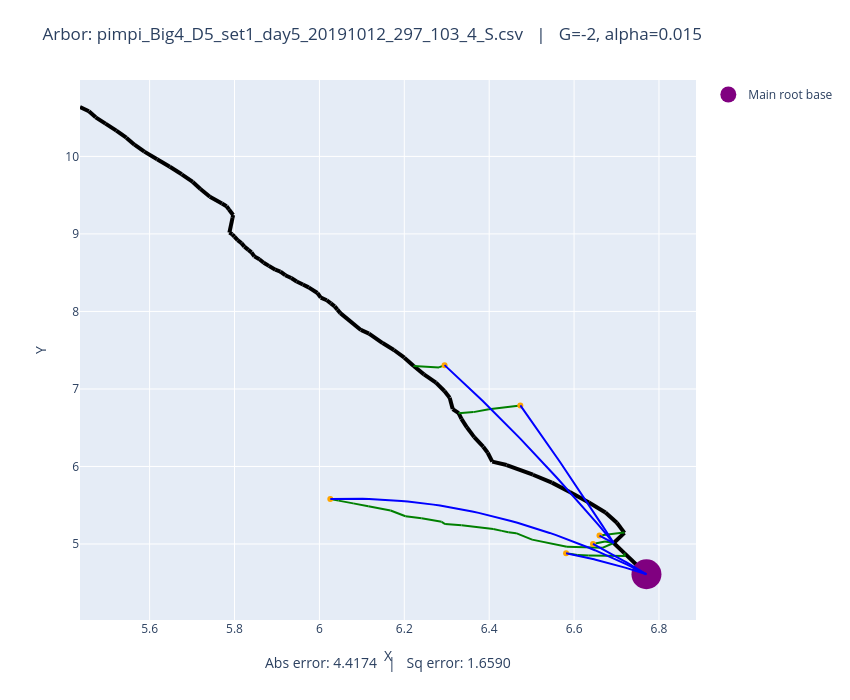

Source (notebook cell):
### Code cell
# Plot both observed and optimized
plot_arbors(fname, -2, 0.015)

### Figure 1 — Plotly figure (JSON) as saved in the notebook; plotly's stock layout.template omitted (floating-point values rounded to 4 significant figures)
{"data": [{"line": {"color": "black", "width": 4}, "mode": "lines", "showlegend": false, "type": "scatter", "x": [6.77, 6.718], "y": [4.61, 4.882]}, {"line": {"color": "black", "width": 4}, "mode": "lines", "showlegend": false, "type": "scatter", "x": [6.718, 6.693], "y": [4.882, 5.013]}, {"line": {"color": "black", "width": 4}, "mode": "lines", "showlegend": false, "type": "scatter", "x": [6.693, 6.719], "y": [5.013, 5.144]}, {"line": {"color": "black", "width": 4}, "mode": "lines", "showlegend": false, "type": "scatter", "x": [6.719, 6.701], "y": [5.144, 5.274]}, {"line": {"color": "black", "width": 4}, "mode": "lines", "showlegend": false, "type": "scatter", "x": [6.701, 6.674], "y": [5.274, 5.406]}, {"line": {"color": "black", "width": 4}, "mode": "lines", "showlegend": false, "type": "scatter", "x": [6.674, 6.635], "y": [5.406, 5.536]}, {"line": {"color": "black", "width": 4}, "mode": "lines", "showlegend": false, "type": "scatter", "x": [6.635, 6.59], "y": [5.536, 5.672]}, {"line": {"color": "black", "width": 4}, "mode": "lines", "showlegend": false, "type": "scatter", "x": [6.59, 6.548], "y": [5.672, 5.792]}, {"line": {"color": "black", "width": 4}, "mode": "lines", "showlegend": false, "type": "scatter", "x": [6.548, 6.503], "y": [5.792, 5.894]}, {"line": {"color": "black", "width": 4}, "mode": "lines", "showlegend": false, "type": "scatter", "x": [6.503, 6.441], "y": [5.894, 6.019]}, {"line": {"color": "black", "width": 4}, "mode": "lines", "showlegend": false, "type": "scatter", "x": [6.441, 6.407], "y": [6.019, 6.063]}, {"line": {"color": "black", "width": 4}, "mode": "lines", "showlegend": false, "type": "scatter", "x": [6.407, 6.396], "y": [6.063, 6.177]}, {"line": {"color": "black", "width": 4}, "mode": "lines", "showlegend": false, "type": "scatter", "x": [6.396, 6.386], "y": [6.177, 6.255]}, {"line": {"color": "black", "width": 4}, "mode": "lines", "showlegend": false, "type": "scatter", "x": [6.386, 6.365], "y": [6.255, 6.379]}, {"line": {"color": "black", "width": 4}, "mode": "lines", "showlegend": false, "type": "scatter", "x": [6.365, 6.347], "y": [6.379, 6.505]}, {"line": {"color": "black", "width": 4}, "mode": "lines", "showlegend": false, "type": "scatter", "x": [6.347, 6.335], "y": [6.505, 6.615]}, {"line": {"color": "black", "width": 4}, "mode": "lines", "showlegend": false, "type": "scatter", "x": [6.335, 6.328], "y": [6.615, 6.688]}, {"line": {"color": "black", "width": 4}, "mode": "lines", "showlegend": false, "type": "scatter", "x": [6.328, 6.314], "y": [6.688, 6.741]}, {"line": {"color": "black", "width": 4}, "mode": "lines", "showlegend": false, "type": "scatter", "x": [6.314, 6.307], "y": [6.741, 6.888]}, {"line": {"color": "black", "width": 4}, "mode": "lines", "showlegend": false, "type": "scatter", "x": [6.307, 6.294], "y": [6.888, 6.973]}, {"line": {"color": "black", "width": 4}, "mode": "lines", "showlegend": false, "type": "scatter", "x": [6.294, 6.275], "y": [6.973, 7.082]}, {"line": {"color": "black", "width": 4}, "mode": "lines", "showlegend": false, "type": "scatter", "x": [6.275, 6.246], "y": [7.082, 7.188]}, {"line": {"color": "black", "width": 4}, "mode": "lines", "showlegend": false, "type": "scatter", "x": [6.246, 6.222], "y": [7.188, 7.296]}, {"line": {"color": "black", "width": 4}, "mode": "lines", "showlegend": false, "type": "scatter", "x": [6.222, 6.2], "y": [7.296, 7.404]}, {"line": {"color": "black", "width": 4}, "mode": "lines", "showlegend": false, "type": "scatter", "x": [6.2, 6.176], "y": [7.404, 7.502]}, {"line": {"color": "black", "width": 4}, "mode": "lines", "showlegend": false, "type": "scatter", "x": [6.176, 6.149], "y": [7.502, 7.592]}, {"line": {"color": "black", "width": 4}, "mode": "lines", "showlegend": false, "type": "scatter", "x": [6.149, 6.117], "y": [7.592, 7.715]}, {"line": {"color": "black", "width": 4}, "mode": "lines", "showlegend": false, "type": "scatter", "x": [6.117, 6.098], "y": [7.715, 7.761]}, {"line": {"color": "black", "width": 4}, "mode": "lines", "showlegend": false, "type": "scatter", "x": [6.098, 6.049], "y": [7.761, 7.978]}, {"line": {"color": "black", "width": 4}, "mode": "lines", "showlegend": false, "type": "scatter", "x": [6.049, 6.042], "y": [7.978, 8.023]}, {"line": {"color": "black", "width": 4}, "mode": "lines", "showlegend": false, "type": "scatter", "x": [6.042, 6.036], "y": [8.023, 8.065]}, {"line": {"color": "black", "width": 4}, "mode": "lines", "showlegend": false, "type": "scatter", "x": [6.036, 6.027], "y": [8.065, 8.104]}, {"line": {"color": "black", "width": 4}, "mode": "lines", "showlegend": false, "type": "scatter", "x": [6.027, 6.017], "y": [8.104, 8.145]}, {"line": {"color": "black", "width": 4}, "mode": "lines", "showlegend": false, "type": "scatter", "x": [6.017, 6.003], "y": [8.145, 8.179]}, {"line": {"color": "black", "width": 4}, "mode": "lines", "showlegend": false, "type": "scatter", "x": [6.003, 5.995], "y": [8.179, 8.238]}, {"line": {"color": "black", "width": 4}, "mode": "lines", "showlegend": false, "type": "scatter", "x": [5.995, 5.975], "y": [8.238, 8.31]}, {"line": {"color": "black", "width": 4}, "mode": "lines", "showlegend": false, "type": "scatter", "x": [5.975, 5.961], "y": [8.31, 8.347]}, {"line": {"color": "black", "width": 4}, "mode": "lines", "showlegend": false, "type": "scatter", "x": [5.961, 5.946], "y": [8.347, 8.387]}, {"line": {"color": "black", "width": 4}, "mode": "lines", "showlegend": false, "type": "scatter", "x": [5.946, 5.934], "y": [8.387, 8.431]}, {"line": {"color": "black", "width": 4}, "mode": "lines", "showlegend": false, "type": "scatter", "x": [5.934, 5.92], "y": [8.431, 8.467]}, {"line": {"color": "black", "width": 4}, "mode": "lines", "showlegend": false, "type": "scatter", "x": [5.92, 5.908], "y": [8.467, 8.515]}, {"line": {"color": "black", "width": 4}, "mode": "lines", "showlegend": false, "type": "scatter", "x": [5.908, 5.896], "y": [8.515, 8.538]}, {"line": {"color": "black", "width": 4}, "mode": "lines", "showlegend": false, "type": "scatter", "x": [5.896, 5.881], "y": [8.538, 8.588]}, {"line": {"color": "black", "width": 4}, "mode": "lines", "showlegend": false, "type": "scatter", "x": [5.881, 5.869], "y": [8.588, 8.629]}, {"line": {"color": "black", "width": 4}, "mode": "lines", "showlegend": false, "type": "scatter", "x": [5.869, 5.859], "y": [8.629, 8.673]}, {"line": {"color": "black", "width": 4}, "mode": "lines", "showlegend": false, "type": "scatter", "x": [5.859, 5.847], "y": [8.673, 8.711]}, {"line": {"color": "black", "width": 4}, "mode": "lines", "showlegend": false, "type": "scatter", "x": [5.847, 5.84], "y": [8.711, 8.762]}, {"line": {"color": "black", "width": 4}, "mode": "lines", "showlegend": false, "type": "scatter", "x": [5.84, 5.833], "y": [8.762, 8.795]}, {"line": {"color": "black", "width": 4}, "mode": "lines", "showlegend": false, "type": "scatter", "x": [5.833, 5.823], "y": [8.795, 8.836]}, {"line": {"color": "black", "width": 4}, "mode": "lines", "showlegend": false, "type": "scatter", "x": [5.823, 5.816], "y": [8.836, 8.881]}, {"line": {"color": "black", "width": 4}, "mode": "lines", "showlegend": false, "type": "scatter", "x": [5.816, 5.807], "y": [8.881, 8.919]}, {"line": {"color": "black", "width": 4}, "mode": "lines", "showlegend": false, "type": "scatter", "x": [5.807, 5.8], "y": [8.919, 8.964]}, {"line": {"color": "black", "width": 4}, "mode": "lines", "showlegend": false, "type": "scatter", "x": [5.8, 5.795], "y": [8.964, 8.995]}, {"line": {"color": "black", "width": 4}, "mode": "lines", "showlegend": false, "type": "scatter", "x": [5.795, 5.788], "y": [8.995, 9.017]}, {"line": {"color": "black", "width": 4}, "mode": "lines", "showlegend": false, "type": "scatter", "x": [5.788, 5.795], "y": [9.017, 9.208]}, {"line": {"color": "black", "width": 4}, "mode": "lines", "showlegend": false, "type": "scatter", "x": [5.795, 5.797], "y": [9.208, 9.244]}, {"line": {"color": "black", "width": 4}, "mode": "lines", "showlegend": false, "type": "scatter", "x": [5.797, 5.787], "y": [9.244, 9.315]}, {"line": {"color": "black", "width": 4}, "mode": "lines", "showlegend": false, "type": "scatter", "x": [5.787, 5.781], "y": [9.315, 9.357]}, {"line": {"color": "black", "width": 4}, "mode": "lines", "showlegend": false, "type": "scatter", "x": [5.781, 5.77], "y": [9.357, 9.392]}, {"line": {"color": "black", "width": 4}, "mode": "lines", "showlegend": false, "type": "scatter", "x": [5.77, 5.742], "y": [9.392, 9.479]}, {"line": {"color": "black", "width": 4}, "mode": "lines", "showlegend": false, "type": "scatter", "x": [5.742, 5.72], "y": [9.479, 9.58]}, {"line": {"color": "black", "width": 4}, "mode": "lines", "showlegend": false, "type": "scatter", "x": [5.72, 5.702], "y": [9.58, 9.671]}, {"line": {"color": "black", "width": 4}, "mode": "lines", "showlegend": false, "type": "scatter", "x": [5.702, 5.676], "y": [9.671, 9.77]}, {"line": {"color": "black", "width": 4}, "mode": "lines", "showlegend": false, "type": "scatter", "x": [5.676, 5.648], "y": [9.77, 9.867]}, {"line": {"color": "black", "width": 4}, "mode": "lines", "showlegend": false, "type": "scatter", "x": [5.648, 5.618], "y": [9.867, 9.965]}, {"line": {"color": "black", "width": 4}, "mode": "lines", "showlegend": false, "type": "scatter", "x": [5.618, 5.588], "y": [9.965, 10.06]}, {"line": {"color": "black", "width": 4}, "mode": "lines", "showlegend": false, "type": "scatter", "x": [5.588, 5.564], "y": [10.06, 10.15]}, {"line": {"color": "black", "width": 4}, "mode": "lines", "showlegend": false, "type": "scatter", "x": [5.564, 5.545], "y": [10.15, 10.24]}, {"line": {"color": "black", "width": 4}, "mode": "lines", "showlegend": false, "type": "scatter", "x": [5.545, 5.522], "y": [10.24, 10.33]}, {"line": {"color": "black", "width": 4}, "mode": "lines", "showlegend": false, "type": "scatter", "x": [5.522, 5.496], "y": [10.33, 10.42]}, {"line": {"color": "black", "width": 4}, "mode": "lines", "showlegend": false, "type": "scatter", "x": [5.496, 5.473], "y": [10.42, 10.5]}, {"line": {"color": "black", "width": 4}, "mode": "lines", "showlegend": false, "type": "scatter", "x": [5.473, 5.457], "y": [10.5, 10.58]}, {"line": {"color": "black", "width": 4}, "mode": "lines", "showlegend": false, "type": "scatter", "x": [5.457, 5.436], "y": [10.58, 10.64]}, {"line": {"color": "green", "width": 2}, "mode": "lines", "showlegend": false, "type": "scatter", "x": [6.66, 6.717], "y": [5.109, 5.147]}, {"line": {"color": "green", "width": 2}, "mode": "lines", "showlegend": false, "type": "scatter", "x": [6.717, 6.719], "y": [5.147, 5.144]}, {"line": {"color": "green", "width": 2}, "mode": "lines", "showlegend": false, "type": "scatter", "x": [6.645, 6.673], "y": [5.001, 5.034]}, {"line": {"color": "green", "width": 2}, "mode": "lines", "showlegend": false, "type": "scatter", "x": [6.673, 6.693], "y": [5.034, 5.013]}, {"line": {"color": "green", "width": 2}, "mode": "lines", "showlegend": false, "type": "scatter", "x": [6.026, 6.045], "y": [5.581, 5.559]}, {"line": {"color": "green", "width": 2}, "mode": "lines", "showlegend": false, "type": "scatter", "x": [6.045, 6.08], "y": [5.559, 5.524]}, {"line": {"color": "green", "width": 2}, "mode": "lines", "showlegend": false, "type": "scatter", "x": [6.08, 6.115], "y": [5.524, 5.486]}, {"line": {"color": "green", "width": 2}, "mode": "lines", "showlegend": false, "type": "scatter", "x": [6.115, 6.168], "y": [5.486, 5.433]}, {"line": {"color": "green", "width": 2}, "mode": "lines", "showlegend": false, "type": "scatter", "x": [6.168, 6.203], "y": [5.433, 5.358]}, {"line": {"color": "green", "width": 2}, "mode": "lines", "showlegend": false, "type": "scatter", "x": [6.203, 6.241], "y": [5.358, 5.332]}, {"line": {"color": "green", "width": 2}, "mode": "lines", "showlegend": false, "type": "scatter", "x": [6.241, 6.288], "y": [5.332, 5.286]}, {"line": {"color": "green", "width": 2}, "mode": "lines", "showlegend": false, "type": "scatter", "x": [6.288, 6.296], "y": [5.286, 5.257]}, {"line": {"color": "green", "width": 2}, "mode": "lines", "showlegend": false, "type": "scatter", "x": [6.296, 6.335], "y": [5.257, 5.241]}, {"line": {"color": "green", "width": 2}, "mode": "lines", "showlegend": false, "type": "scatter", "x": [6.335, 6.41], "y": [5.241, 5.194]}, {"line": {"color": "green", "width": 2}, "mode": "lines", "showlegend": false, "type": "scatter", "x": [6.41, 6.43], "y": [5.194, 5.169]}, {"line": {"color": "green", "width": 2}, "mode": "lines", "showlegend": false, "type": "scatter", "x": [6.43, 6.445], "y": [5.169, 5.151]}, {"line": {"color": "green", "width": 2}, "mode": "lines", "showlegend": false, "type": "scatter", "x": [6.445, 6.463], "y": [5.151, 5.14]}, {"line": {"color": "green", "width": 2}, "mode": "lines", "showlegend": false, "type": "scatter", "x": [6.463, 6.501], "y": [5.14, 5.056]}, {"line": {"color": "green", "width": 2}, "mode": "lines", "showlegend": false, "type": "scatter", "x": [6.501, 6.583], "y": [5.056, 4.963]}, {"line": {"color": "green", "width": 2}, "mode": "lines", "showlegend": false, "type": "scatter", "x": [6.583, 6.667], "y": [4.963, 4.951]}, {"line": {"color": "green", "width": 2}, "mode": "lines", "showlegend": false, "type": "scatter", "x": [6.667, 6.693], "y": [4.951, 5.013]}, {"line": {"color": "green", "width": 2}, "mode": "lines", "showlegend": false, "type": "scatter", "x": [6.581, 6.608], "y": [4.88, 4.86]}, {"line": {"color": "green", "width": 2}, "mode": "lines", "showlegend": false, "type": "scatter", "x": [6.608, 6.634], "y": [4.86, 4.851]}, {"line": {"color": "green", "width": 2}, "mode": "lines", "showlegend": false, "type": "scatter", "x": [6.634, 6.72], "y": [4.851, 4.845]}, {"line": {"color": "green", "width": 2}, "mode": "lines", "showlegend": false, "type": "scatter", "x": [6.72, 6.718], "y": [4.845, 4.882]}, {"line": {"color": "green", "width": 2}, "mode": "lines", "showlegend": false, "type": "scatter", "x": [6.295, 6.282], "y": [7.307, 7.278]}, {"line": {"color": "green", "width": 2}, "mode": "lines", "showlegend": false, "type": "scatter", "x": [6.282, 6.222], "y": [7.278, 7.296]}, {"line": {"color": "green", "width": 2}, "mode": "lines", "showlegend": false, "type": "scatter", "x": [6.473, 6.399], "y": [6.788, 6.737]}, {"line": {"color": "green", "width": 2}, "mode": "lines", "showlegend": false, "type": "scatter", "x": [6.399, 6.363], "y": [6.737, 6.701]}, {"line": {"color": "green", "width": 2}, "mode": "lines", "showlegend": false, "type": "scatter", "x": [6.363, 6.328], "y": [6.701, 6.688]}, {"marker": {"color": "orange"}, "mode": "markers", "showlegend": false, "type": "scatter", "x": [6.66], "y": [5.109]}, {"marker": {"color": "orange"}, "mode": "markers", "showlegend": false, "type": "scatter", "x": [6.645], "y": [5.001]}, {"marker": {"color": "orange"}, "mode": "markers", "showlegend": false, "type": "scatter", "x": [6.026], "y": [5.581]}, {"marker": {"color": "orange"}, "mode": "markers", "showlegend": false, "type": "scatter", "x": [6.581], "y": [4.88]}, {"marker": {"color": "orange"}, "mode": "markers", "showlegend": false, "type": "scatter", "x": [6.295], "y": [7.307]}, {"marker": {"color": "orange"}, "mode": "markers", "showlegend": false, "type": "scatter", "x": [6.473], "y": [6.788]}, {"marker": {"color": "purple", "size": 30}, "mode": "markers", "name": "Main root base", "type": "scatter", "x": [6.77], "y": [4.61]}, {"line": {"color": "blue"}, "mode": "lines", "showlegend": false, "type": "scatter", "x": [6.66, 6.661, 6.661, 6.662, 6.663, 6.663, 6.664, 6.665, 6.665, 6.666, 6.667, 6.667, 6.668, 6.669, 6.669, 6.67, 6.671, 6.671, 6.672, 6.673, 6.674, 6.674, 6.675, 6.676, 6.676, 6.677, 6.678, 6.678, 6.679, 6.68, 6.68, 6.681, 6.682, 6.682, 6.683, 6.684, 6.684, 6.685, 6.686, 6.686, 6.687, 6.688, 6.689, 6.689, 6.69, 6.691, 6.691, 6.692, 6.693, 6.693], "y": [5.109, 5.107, 5.106, 5.104, 5.102, 5.1, 5.098, 5.096, 5.094, 5.092, 5.09, 5.088, 5.086, 5.084, 5.082, 5.08, 5.078, 5.076, 5.074, 5.072, 5.07, 5.068, 5.067, 5.065, 5.063, 5.061, 5.059, 5.057, 5.055, 5.053, 5.051, 5.049, 5.047, 5.045, 5.043, 5.041, 5.039, 5.037, 5.035, 5.033, 5.031, 5.029, 5.027, 5.025, 5.023, 5.021, 5.019, 5.017, 5.015, 5.013]}, {"line": {"color": "blue"}, "mode": "lines", "showlegend": false, "type": "scatter", "x": [6.645, 6.647, 6.65, 6.652, 6.655, 6.657, 6.66, 6.663, 6.665, 6.668, 6.67, 6.673, 6.675, 6.678, 6.681, 6.683, 6.686, 6.688, 6.691, 6.693, 6.696, 6.699, 6.701, 6.704, 6.706, 6.709, 6.711, 6.714, 6.717, 6.719, 6.722, 6.724, 6.727, 6.729, 6.732, 6.735, 6.737, 6.74, 6.742, 6.745, 6.747, 6.75, 6.752, 6.755, 6.758, 6.76, 6.763, 6.765, 6.768, 6.77], "y": [5.001, 4.994, 4.986, 4.979, 4.971, 4.964, 4.956, 4.949, 4.941, 4.934, 4.926, 4.919, 4.911, 4.903, 4.896, 4.888, 4.88, 4.872, 4.865, 4.857, 4.849, 4.841, 4.833, 4.825, 4.817, 4.809, 4.801, 4.793, 4.785, 4.777, 4.769, 4.761, 4.753, 4.744, 4.736, 4.728, 4.72, 4.711, 4.703, 4.695, 4.686, 4.678, 4.67, 4.661, 4.653, 4.644, 4.636, 4.627, 4.618, 4.61]}, {"line": {"color": "blue"}, "mode": "lines", "showlegend": false, "type": "scatter", "x": [6.026, 6.041, 6.056, 6.071, 6.086, 6.102, 6.117, 6.132, 6.147, 6.162, 6.178, 6.193, 6.208, 6.223, 6.238, 6.254, 6.269, 6.284, 6.299, 6.314, 6.33, 6.345, 6.36, 6.375, 6.39, 6.406, 6.421, 6.436, 6.451, 6.466, 6.482, 6.497, 6.512, 6.527, 6.542, 6.558, 6.573, 6.588, 6.603, 6.618, 6.634, 6.649, 6.664, 6.679, 6.694, 6.71, 6.725, 6.74, 6.755, 6.77], "y": [5.581, 5.584, 5.585, 5.585, 5.585, 5.584, 5.581, 5.578, 5.574, 5.569, 5.563, 5.556, 5.548, 5.54, 5.53, 5.519, 5.508, 5.496, 5.482, 5.468, 5.453, 5.437, 5.42, 5.402, 5.383, 5.363, 5.342, 5.32, 5.298, 5.274, 5.25, 5.224, 5.198, 5.171, 5.143, 5.114, 5.084, 5.053, 5.021, 4.988, 4.955, 4.92, 4.884, 4.848, 4.811, 4.772, 4.733, 4.693, 4.652, 4.61]}, {"line": {"color": "blue"}, "mode": "lines", "showlegend": false, "type": "scatter", "x": [6.581, 6.585, 6.589, 6.593, 6.597, 6.6, 6.604, 6.608, 6.612, 6.616, 6.62, 6.624, 6.628, 6.631, 6.635, 6.639, 6.643, 6.647, 6.651, 6.655, 6.658, 6.662, 6.666, 6.67, 6.674, 6.678, 6.682, 6.685, 6.689, 6.693, 6.697, 6.701, 6.705, 6.709, 6.713, 6.716, 6.72, 6.724, 6.728, 6.732, 6.736, 6.74, 6.743, 6.747, 6.751, 6.755, 6.759, 6.763, 6.767, 6.77], "y": [4.88, 4.876, 4.872, 4.868, 4.864, 4.859, 4.855, 4.85, 4.846, 4.841, 4.837, 4.832, 4.827, 4.822, 4.818, 4.813, 4.808, 4.803, 4.798, 4.792, 4.787, 4.782, 4.777, 4.771, 4.766, 4.76, 4.755, 4.749, 4.743, 4.737, 4.732, 4.726, 4.72, 4.714, 4.708, 4.702, 4.696, 4.689, 4.683, 4.677, 4.67, 4.664, 4.657, 4.651, 4.644, 4.637, 4.63, 4.624, 4.617, 4.61]}, {"line": {"color": "blue"}, "mode": "lines", "showlegend": false, "type": "scatter", "x": [6.295, 6.303, 6.311, 6.319, 6.327, 6.336, 6.344, 6.352, 6.36, 6.368, 6.376, 6.384, 6.392, 6.401, 6.409, 6.417, 6.425, 6.433, 6.441, 6.449, 6.457, 6.466, 6.474, 6.482, 6.49, 6.498, 6.506, 6.514, 6.523, 6.531, 6.539, 6.547, 6.555, 6.563, 6.571, 6.579, 6.588, 6.596, 6.604, 6.612, 6.62, 6.628, 6.636, 6.645, 6.653, 6.661, 6.669, 6.677, 6.685, 6.693], "y": [7.307, 7.267, 7.226, 7.185, 7.144, 7.102, 7.06, 7.018, 6.976, 6.933, 6.891, 6.848, 6.804, 6.76, 6.717, 6.672, 6.628, 6.583, 6.538, 6.493, 6.447, 6.402, 6.356, 6.309, 6.263, 6.216, 6.169, 6.122, 6.074, 6.026, 5.978, 5.929, 5.881, 5.832, 5.783, 5.733, 5.683, 5.633, 5.583, 5.533, 5.482, 5.431, 5.379, 5.328, 5.276, 5.224, 5.171, 5.119, 5.066, 5.013]}, {"line": {"color": "blue"}, "mode": "lines", "showlegend": false, "type": "scatter", "x": [6.473, 6.478, 6.482, 6.487, 6.491, 6.496, 6.5, 6.505, 6.509, 6.514, 6.518, 6.523, 6.527, 6.532, 6.536, 6.541, 6.545, 6.55, 6.554, 6.559, 6.563, 6.568, 6.572, 6.577, 6.581, 6.586, 6.59, 6.595, 6.599, 6.604, 6.608, 6.613, 6.617, 6.622, 6.626, 6.63, 6.635, 6.639, 6.644, 6.648, 6.653, 6.657, 6.662, 6.666, 6.671, 6.675, 6.68, 6.684, 6.689, 6.693], "y": [6.788, 6.754, 6.719, 6.685, 6.65, 6.616, 6.581, 6.546, 6.511, 6.477, 6.442, 6.406, 6.371, 6.336, 6.301, 6.265, 6.23, 6.194, 6.158, 6.123, 6.087, 6.051, 6.015, 5.979, 5.943, 5.906, 5.87, 5.834, 5.797, 5.761, 5.724, 5.687, 5.651, 5.614, 5.577, 5.54, 5.503, 5.465, 5.428, 5.391, 5.353, 5.316, 5.278, 5.241, 5.203, 5.165, 5.127, 5.089, 5.051, 5.013]}], "layout": {"annotations": [{"font": {"size": 14}, "showarrow": false, "text": "Abs error: 4.4174   |   Sq error: 1.6590", "x": 0.5, "xref": "paper", "y": -0.1, "yref": "paper"}], "height": 700, "margin": {"b": 80, "t": 80}, "title": {"text": "Arbor: pimpi_Big4_D5_set1_day5_20191012_297_103_4_S.csv   |   G=-2, alpha=0.015"}, "width": 850, "xaxis": {"autorange": true, "range": [5.436, 6.888], "title": {"text": "X"}, "type": "linear"}, "yaxis": {"autorange": true, "range": [4.02, 10.99], "title": {"text": "Y"}, "type": "linear"}}}
